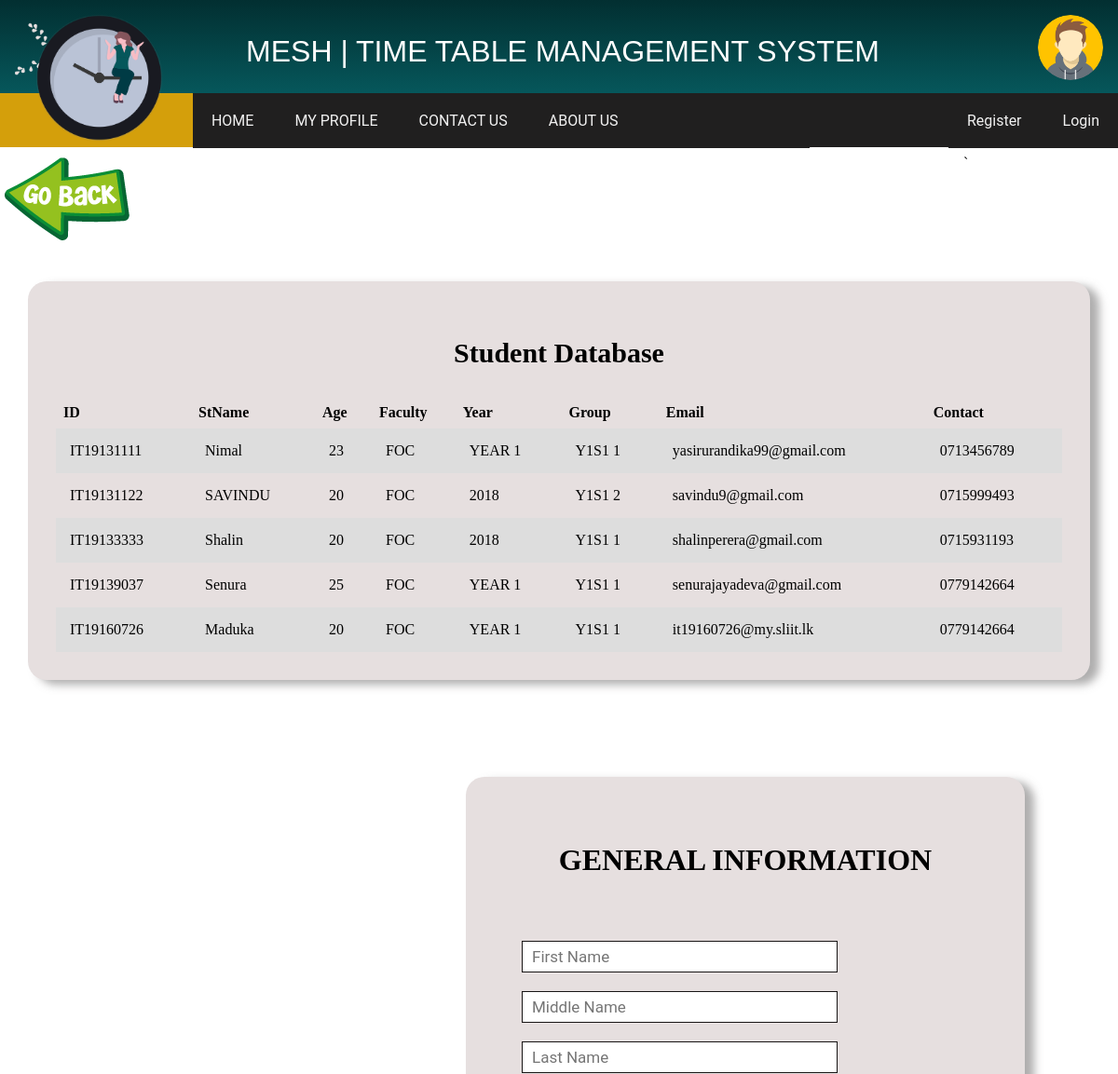
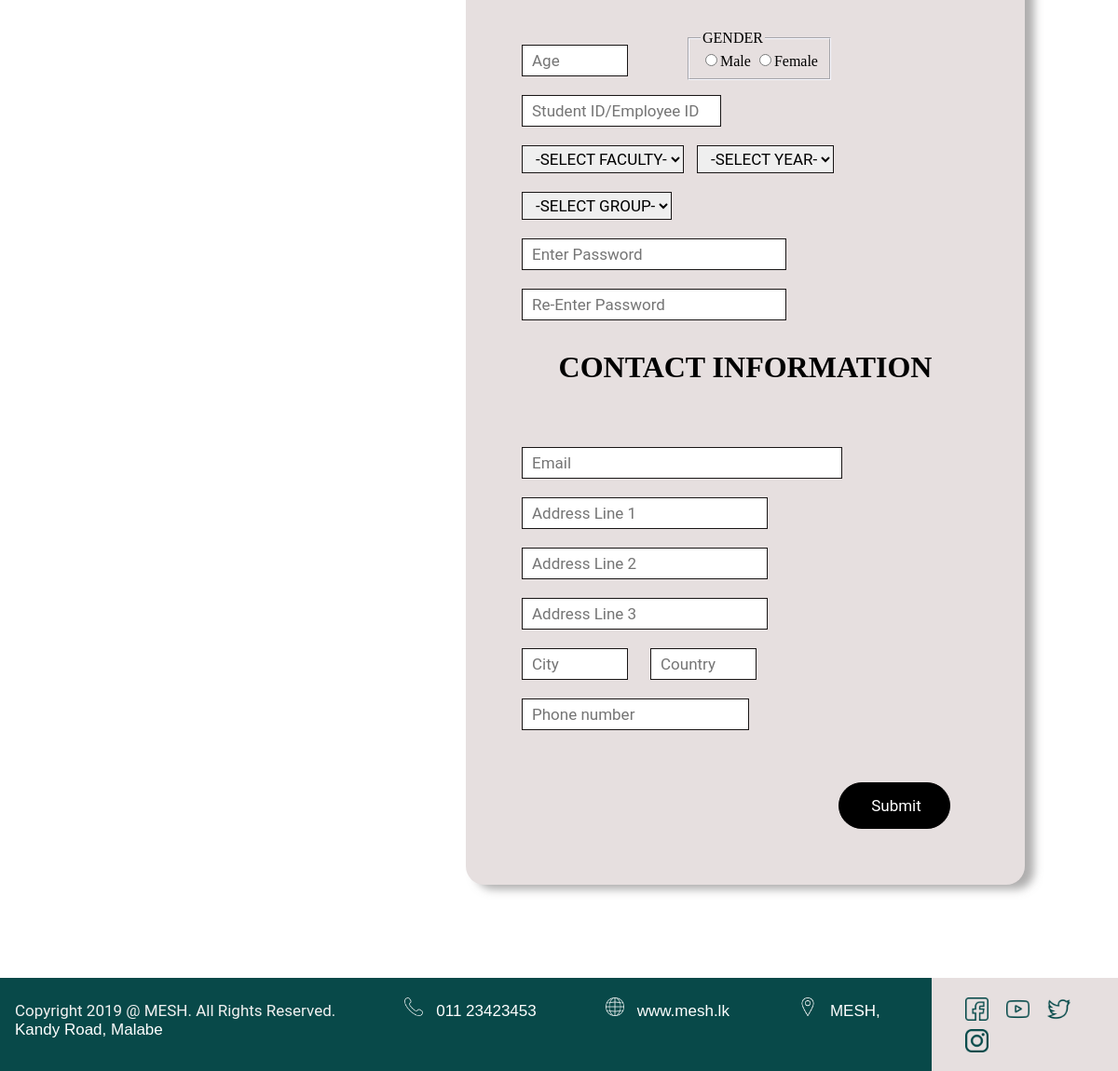
Page /student_insert.php on the committed database (2 pictures, top to bottom).
### tables this page shows
CREATE TABLE `student` (
  `UserID` char(10) NOT NULL,
  `fname` varchar(50) NOT NULL,
  `mname` varchar(50) NOT NULL,
  `lname` varchar(50) NOT NULL,
  `age` int(11) NOT NULL,
  `gender` char(6) NOT NULL,
  `faculty` char(20) NOT NULL,
  `year` varchar(11) NOT NULL,
  `grp` varchar(11) NOT NULL,
  `email` varchar(50) NOT NULL,
  `addrs1` varchar(50) NOT NULL,
  `addrs2` varchar(50) NOT NULL,
  `addrs3` varchar(50) NOT NULL,
  `city` varchar(50) NOT NULL,
  `country` varchar(50) NOT NULL,
  `pnum` char(10) NOT NULL,
  `ProfilePic` varchar(50) DEFAULT 'images/user.png'
);

### student_insert.php (the view, shortened to what this page needs)
<?php
$servername = 'localhost';
$username = 'root';
$password = '';
$database = 'mesh';
$conn = new mysqli ($servername,$username,$password,$database);
?>
    <!DOCTYPE html>
    <html>
    <head>
    </head>
    <?php
if (isset($_SESSION['userName'])) {
    $userID = $_SESSION['userName'];
    $resultPic = $conn -> query("SELECT * FROM student WHERE userId='$userID'") OR die(mysqli_error());
if (mysqli_num_rows($resultPic) > 0) {
         while ($row2 = mysqli_fetch_array($resultPic)) {
            $avatar = $row2['ProfilePic'];
         }
     }
} else {
    $avatar = "images/user.png";
}
?>
        <header>
            <div class="head">
                <div>
                    <img src=" Images/logo.png" id="logo_timetable" width="200px" class="center" alt="LOGO">
                </div>
                <div>
                    <h1 id="Header">MESH | TIME TABLE MANAGEMENT SYSTEM</h1>
                </div>
                <div class="header_box">
                    <div id="box1">
                        <a href="log.php"><img src="<?php echo $avatar ?>" alt="AVATAR" width="100px" id="Header_logo"></a>
                    </div>
                    <div id="box2">
                        <h1><a href="" id="Login">LOGIN</a></h1>
                    </div>`
                </div>
            </div>
        </header>
        <div id="navigation_bar">
            <div id="navi2">
                <ul class="nav">
                    <a href="index.php">
                        <li>HOME</li>
                    </a>
                    <a href="userProfileStu.php">
                        <li>MY PROFILE</li>
                    </a>
                    <a href="contact.php">
                        <li>CONTACT US</li>
                    </a>
                    <a href="About.php">
                        <li>ABOUT US</li>
                    </a>
                </ul>
            </div>
            <div id="navi3">
                <ul class="nav2">
                    <?php
                if (isset($_SESSION['userName'])) {
                    echo "<a href='index.php'>
                    <li>
  <div class='dropdown'>
  <button class='dropbtn'>".$_SESSION['userName']."</button>
  <div class='dropdown-content'>
    <a href='PHP/logout.php'>Log Out</a>
  </div>
</div>
                    </li>
                </a>";
                } else {
                    echo "<a href='Registration.php'><li id='regT'>Register</li></a>
                    <a href='log.php'><li id='logT'>Login</li>
                    </a>";
                }
                ?>
                </ul>
            </div>
        </div>
        <div>
            <a href="admin.php"> <img src="SenuraImages/go-back-button.png" alt="go back" id="go-back-button" onmouseover="this.src='SenuraImages/go-back-button-hover.png'" onmouseout="this.src='SenuraImages/go-back-button.png'"> </a>
        </div>
        <br><br>
            <section id="Student-Insert-Page-Grid" class="bodStInsert">
                <section class="manage-table-grid">
                    <div class="page-topic">
                        <h1 align="center" style="font-size: 30px;">Student Database</h1>
                    </div>
                    <table>
                        <tr>
                            <th>ID</th>
                            <th>StName</th>
                            <th>Age</th>
                            <th>Faculty</th>
                            <th>Year</th>
                            <th>Group</th>
                            <th>Email</th>
                            <th>Contact</th>
                        </tr>
<?php
$servername = 'localhost';
$username = 'root';
$password = '';
$database = 'mesh';
  $conn = new mysqli ($servername,$username,$password,$database);
  $sql = "SELECT * FROM student";
$result = $conn->query($sql);
$count = mysqli_num_rows($result);
if($count == TRUE)
{
        while($row = $result->fetch_assoc())
        {
            echo "<tr><td>".$row["UserID"]."</td><td>".$row["fname"]."</td><td>".$row["age"]."</td><td>".$row["faculty"]."</td><td>".$row["year"]."</td><td>".$row["grp"]."</td><td>".$row["email"]."</td><td>".$row["pnum"]."</td></tr>";
        }
}
else
{
    echo "No data in the Database";
}
?>
</table>
                </section>
            </section>
                <br>
            <br><br>
<div class="bodRegistration">
<div style="padding: 50px; margin-top:50px ">
    <h1 align="center">GENERAL INFORMATION</h1>
    <form method="POST" action="stInsert.php" onsubmit=" return validate() && checkPassword()" enctype="multipart/form-data">
        <br>
        <br>
                    <div>
                        <input class="inputBox" type="text" placeholder="First Name" name="fName" id="fName" onclick="active(this.id)" required>
                        <br>
                        <input class="inputBox" type="text" placeholder="Middle Name" name="mName" id="mName" onclick="active(this.id)" required>
                        <br>
                        <input class="inputBox" type="text" placeholder="Last Name" name="lName" id="lName" onclick="active(this.id)" required>
                    </div>
<br>
<input class="inputBox" type="number" placeholder="Age" name="age" id="age" onclick="active(this.id)">
<fieldset id="gender" style=" display: inline; height:  35px; margin-left: 50px; border-color: rgb(248, 248, 255); margin-top: 5px; ;" onmouseover="active(this.id)" onmouseout="inactive(this.id)">
    <legend>GENDER</legend>
    <input type="radio" name="gender" value="male">Male
    <input type="radio" name="gender" value="female">Female
</fieldset>
<br>
<input class="inputBox" type="text" placeholder="Student ID/Employee ID" id="sID" name="ID" onclick="active(this.id)">
<br>
<select class="inputBox" onclick="active(this.id)" id="faculty" name = "faculty">
            <option value="" >-SELECT FACULTY-</option>
        </select>
<select class="inputBox" onclick="active(this.id)" id="year" style="margin-left : 0px;" name="Year">
            <option value="" >-SELECT YEAR-</option>
        </select>
<select class="inputBox" onclick="active(this.id)" id="grp"  name = "grp">
                <option value="" >-SELECT GROUP-</option>
            </select>
<br/>
<input class="inputBox" id="pw" type="password" placeholder="Enter Password" name="password" onclick="active(this.id)">
<input class="inputBox" id="Rpw" type="password" placeholder="Re-Enter Password" name="rPassword" onclick="active(this.id)">
<br>
<h1 align="center" style="color:black;">CONTACT INFORMATION</h1>
    <br>
    <br>
    <input class="inputBox" id="eMail" type="email" placeholder="Email" name="mail" onclick="active(this.id)" pattern="[a-z0-9._-]+@[a-z0-9.-]+\.[a-z]{2,3}">
    <br>
    <input class="inputBox" id="addrL1" type="text" placeholder="Address Line 1" onclick="active(this.id)" name="addrs1">
    <br>
    <input class="inputBox" id="addrL2" type="text" placeholder="Address Line 2" onclick="active(this.id)" name="addrs2">
    <br>
    <input class="inputBox" id="addrL3" type="text" placeholder="Address Line 3" onclick="active(this.id)" name="addrs3">
    <br>
    <input class="inputBox" id="city" type="text" placeholder="City" onclick="active(this.id)" name="city" >
    <input class="inputBox" id="Country" type="text" placeholder="Country" onclick="active(this.id)" name="country">
    <br>
    <input class="inputBox" id="pNum" type="tel" placeholder="Phone number" onclick="active(this.id)" name="pNum" pattern="[0-9]{10}" required>
    <br/>
    <br>
    <br>
    <input class="inputBox" type="submit" name="submit" id="btnSubmit"  >
</form>
</div>
</div>
            </body>
            <footer>
                <div class="foot">
                    <div>
                        <div class="allrights">
                            <h3 id="Foot_copyright" style="display: inline">Copyright 2019 @ MESH. All Rights Reserved.</h3>
                            <img class="iconF1" src="Images/callBlue.png" style="display:inline">
                            <p class="linkF" style="display:inline">011 23423453</p>
                            <img class="iconF1" src="Images/webBlue.png" style="display:inline">
                            <p class="linkF" style="display:inline">www.mesh.lk</p>
                            <img class="iconF1" src="Images/placeBlue.png" style="display:inline">
                            <p class="linkF" style="display:inline">MESH, Kandy Road, Malabe</p>
                        </div>
                    </div>
                    <div>
                        <div>
                            <a href="https://www.facebook.com"><img id="fb" class="iconF" alt="Facebook" src="Images/facebook.png" onmouseout="this.src='images/facebook.png'" onmouseover="this.src='images/facebookO.png'"></a>
                            <a href="https://www.youtube.com"><img id="yt" class="iconF" alt="YouTube" src="Images/youtube.png" onmouseover="this.src='images/youtubeO.png'" onmouseout="this.src='images/youtube.png'"></a>
                            <a href="https://twitter.com"><img id="tw" class="iconF" alt="Twitter" src="Images/twitter.png" onmouseover="this.src='images/twitterO.png'" onmouseout="this.src='images/twitter.png'"></a>
                            <a href="https://www.instagram.com"><img id="in" class="iconF" alt="Instagram" src="Images/instagram.png" onmouseover="this.src='images/instagramO.png'" onmouseout="this.src='images/instagram.png'"></a>
                        </div>
                    </div>
                </div>
            </footer>
    </html>

### css/student_insert.css (style rules this page uses)
html { scroll-behavior: smooth; }
body, header, body { background-color: #ffffff; padding: 0; margin: 0; }
.head { display: grid; grid-template-columns: 1fr 5fr 1fr; grid-auto-rows: 100px; }
.head>div { background: linear-gradient(rgb(2, 47, 49), #06575B); padding: 1em }
.head>div:nth-child(odd) { background: linear-gradient(rgb(2, 47, 49), #06575B); padding: 1em; }
#Header { text-align: center; color: white; font-family: 'Red Hat Display', sans-serif; font-weight: normal; margin-top: center; }
#Login { text-decoration: none; color: #ffffff; font-size: 16px; margin: 0; }
.header_box { display: grid; grid-template-rows: 70px; }
#box1 { margin-left: 80px; }
#box2 { margin-left: 55px }
ul.nav { outline: none; margin-top: 0px; list-style-type: none; background: #201f1f; padding: 20px 0px; display: block; }
ul.nav li { font-family: 'Roboto', sans-serif; display: inline; color: #f1f1f1; padding: 20px 20px; margin: 0; }
ul.nav2 { float: right; outline: none; margin-top: 0px; list-style-type: none; background: #201f1f; padding: 20px 0px; display: block; }
#navi3 { background: #201f1f; height: 58px; }
#navi2 { background: #201f1f; height: 58px; }
ul.nav2 li { font-family: 'Roboto', sans-serif; display: inline; color: #f1f1f1; padding: 20px 20px; margin: 0; }
#logo_timetable { height: 135px; width: auto; }
ul.nav { margin-top: 0px; list-style-type: none; background: #201f1f; padding: 20px 0px; }
ul.nav2 { margin-top: 0px; list-style-type: none; background: #201f1f; padding: 20px 0px; }
ul.nav li { display: inline; color: #f1f1f1; padding: 20px 20px; display: block; display: inline; }
ul.nav a { text-decoration: none; color: white; }
ul.nav2 a { text-decoration: none; color: white; }
#navigation_bar { display: grid; grid-template-columns: 2.5fr 8fr 4fr; }
#Header_logo { padding: 0px; margin: 0px; margin-top: 0px; border-radius: 50%; height: 70px; width: 70PX; }
.bodRegistration>div { background-color: rgb(8, 73, 73); border-radius: 20px; box-shadow: 10px 5px 10px rgba(110, 107, 107, 0.548); padding: 30px; width: 500px; }
.bodRegistration>div:nth-child(odd) { background-color: rgb(230, 223, 223); border-radius: 20px; box-shadow: 10px 5px 10px rgba(110, 107, 107, 0.548); padding: 30px; margin-left: 500px; margin-bottom: 100px; }
.manage-table-grid tr:nth-child(even) { background-color: #dddddd; }
#Student-Insert-Page-Grid table td { padding: 15px; }
.manage-table-grid table { border-collapse: collapse; width: 100%; padding: 30px; }
.manage-table-grid td, th { padding: 8px; text-align: left; }
.bodStInsert { background-color: rgb(230, 223, 223); border-radius: 20px; box-shadow: 10px 5px 10px rgba(110, 107, 107, 0.548); padding: 30px; margin-left: 30px; margin-right: 30px; }
.inputBox { height: 30px; border: 1px solid #181515; background-color: none; margin: 10px; outline: none; color: #000000; font-family: 'Roboto', sans-serif; font-size: 17px; padding-left: 10px; margin-left: 3opx; }
#fName { width: 325px; }
#mName { width: 325px; }
#lName { width: 325px; }
#age { width: 100px; }
#sID { width: 200px; }
#pw, #Rpw { width: 270px; }
#eMail { width: 330px; }
#addrL1 { width: 250px; }
#addrL2 { width: 250px; }
#addrL3 { width: 250px; }
#city, #Country { width: 100px; }
#pNum { width: 230px; }
#btnSubmit { outline: none; width: 120px; height: 50px; border-radius: 28px; background-color: black; color: #ffffff; border: 1px solid #000000; margin-left: 350px; }
h3 { font-weight: normal; }
#Foot_copyright { font-family: 'Roboto', sans-serif; font-size: 17px; color: #f1f1f1; }
.foot { display: grid; grid-template-columns: 5fr 1fr; margin-top: 0px; }
.foot>div { background: rgb(230, 223, 223); padding: 1em; }
.foot>div:nth-child(odd) { background: rgb(8, 73, 73) }
.iconF1 { height: 20px; width: auto; display: inline; margin-left: 70px; margin-right: 10px; margin-top: 5px; }
.iconF { height: 25px; width: auto; display: inline; margin-left: auto; margin-right: auto; margin-top: 5px; padding-right: 15px; }
#fb { position: relative; left: 20px }
#yt { position: relative; left: 20px }
#tw { position: relative; left: 20px }
#in { position: relative; left: 20px }
.linkF { margin-top: 0px; font-family: 'Red Hat Display', sans-serif; font-size: 17px; color: #ffffff; }

### rows in the picture
student: UserID "IT19131111", fname "Nimal", age "23", faculty "FOC", year "YEAR 1", grp "Y1S1 1", email "yasirurandika99@gmail.com", pnum "0713456789"
student: UserID "IT19131122", fname "SAVINDU", age "20", faculty "FOC", year "2018", grp "Y1S1 2", email "savindu9@gmail.com", pnum "0715999493"
student: UserID "IT19133333", fname "Shalin", age "20", faculty "FOC", year "2018", grp "Y1S1 1", email "shalinperera@gmail.com", pnum "0715931193"
student: UserID "IT19139037", fname "Senura", age "25", faculty "FOC", year "YEAR 1", grp "Y1S1 1", email "senurajayadeva@gmail.com", pnum "0779142664"
student: UserID "IT19160726", fname "Maduka", age "20", faculty "FOC", year "YEAR 1", grp "Y1S1 1", email "it19160726@my.sliit.lk", pnum "0779142664"
